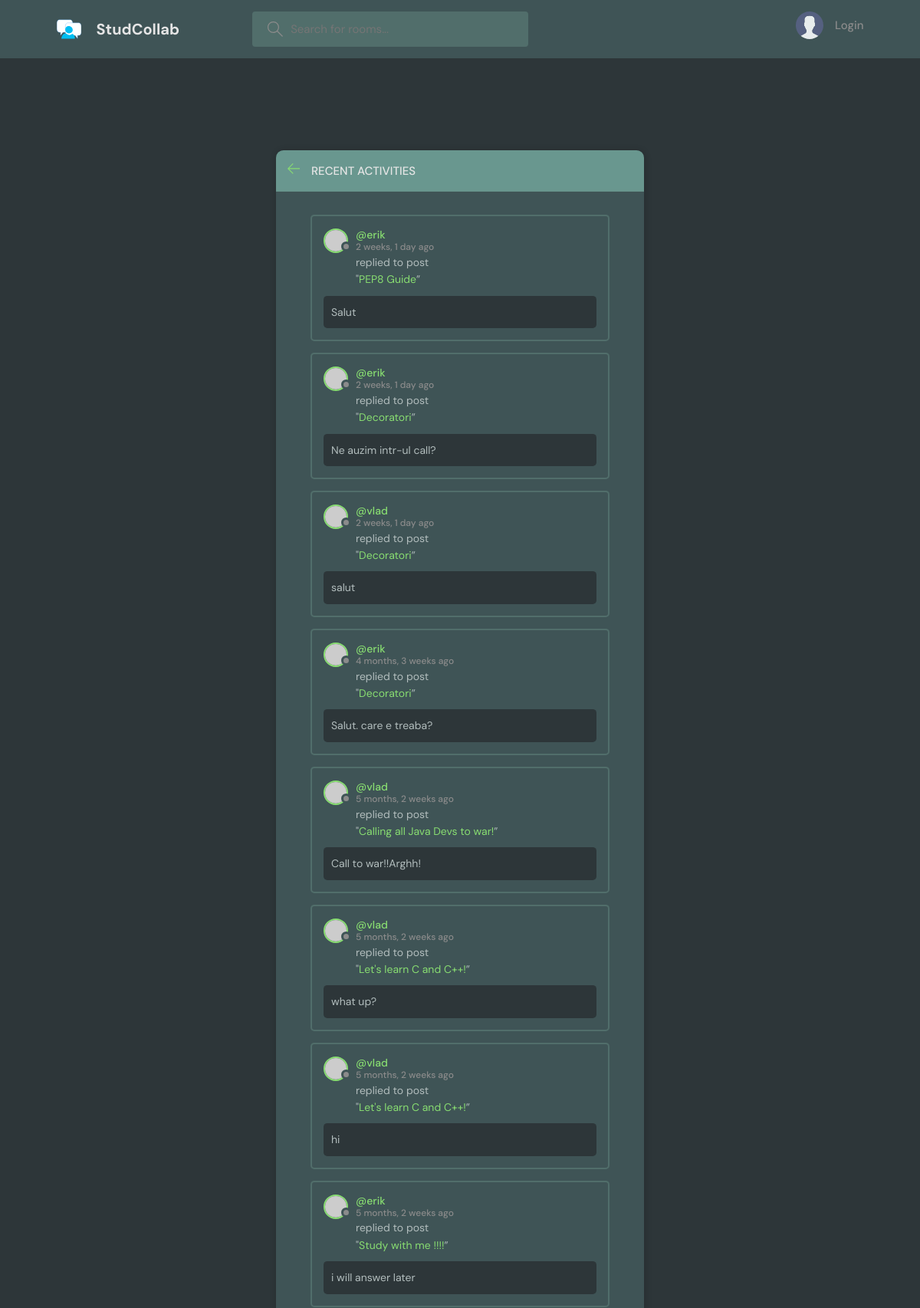
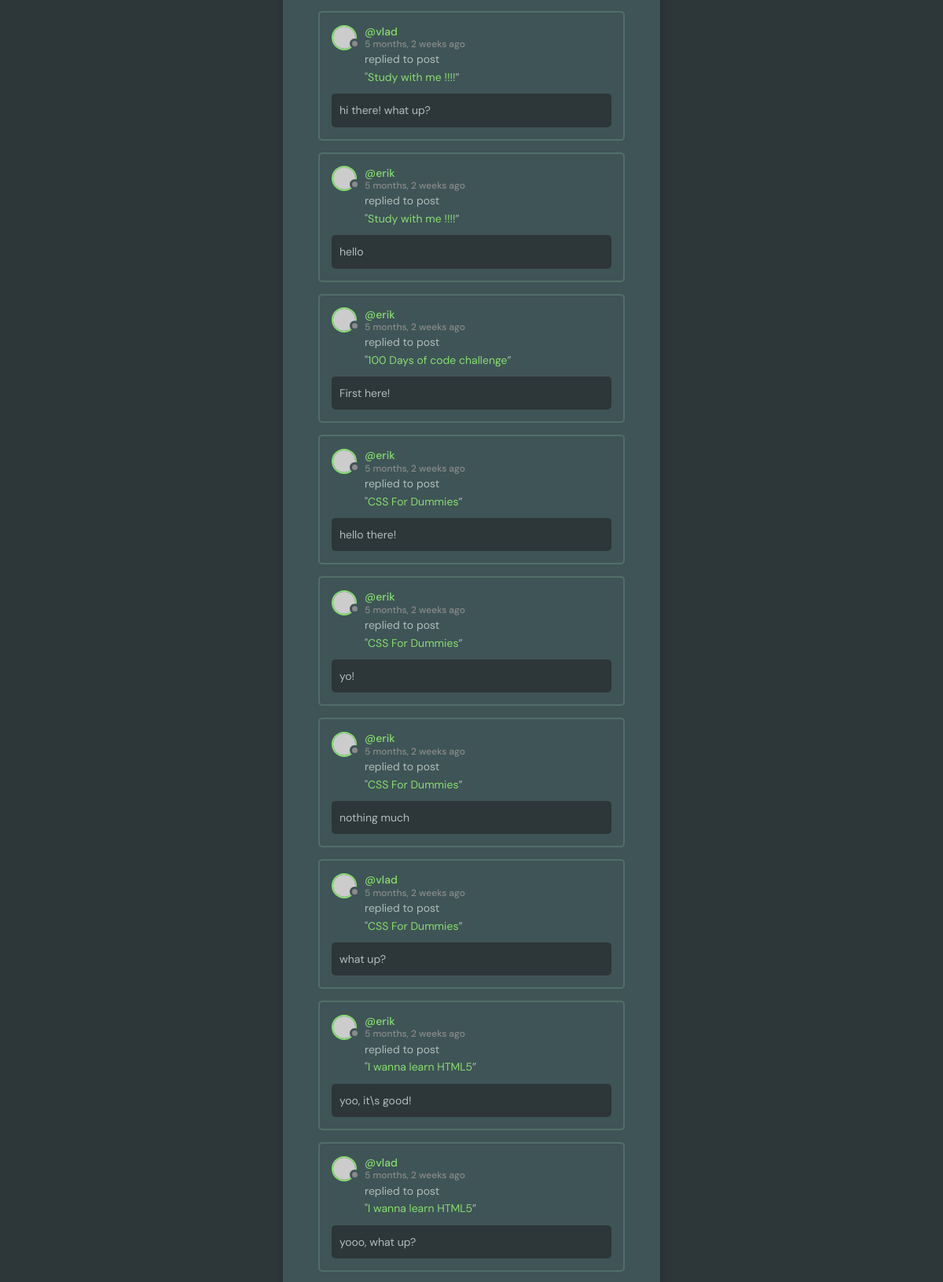
The page /activity/ (upper part) on the database its author committed (2 pictures, top to bottom).
### base/models.py (models this page shows, shortened)
class Message(models.Model):
    user = models.ForeignKey(User, on_delete=models.CASCADE)
    room = models.ForeignKey(Room, on_delete=models.CASCADE)
    body = models.TextField()
    updated = models.DateTimeField(auto_now=True)
    created = models.DateTimeField(auto_now_add=True)
    class Meta:
        ordering = ['-updated', '-created']

class Room(models.Model):
    host = models.ForeignKey(User, on_delete=models.SET_NULL, null=True)
    topic = models.ForeignKey(Topic, on_delete=models.SET_NULL, null=True)
    name = models.CharField(max_length=200)
    description = models.TextField(null=True, blank=True)
    participants = models.ManyToManyField(User, related_name='participants',
                                          blank=True)
    updated = models.DateTimeField(auto_now=True)
    created = models.DateTimeField(auto_now_add=True)
    class Meta:
        ordering = ['-updated', '-created']
    def __str__(self):
        return self.name

### base/views.py (the view)
# urls.py: path('activity/', views.activity_page, name="activity"),
def activity_page(request):
    room_messages = Message.objects.all()
    return render(request, 'base/activity.html',
                  {'room_messages': room_messages})

### base/templates/base/activity.html (shortened to what this page needs)
{% extends 'main.html' %}
{% block content %}
    <main class="layout">
      <div class="container">
        <div class="layout__box">
          <div class="layout__boxHeader">
            <div class="layout__boxTitle">
              <a href="{% url 'home' %}">
                <svg version="1.1" xmlns="http://www.w3.org/2000/svg" width="32" height="32" viewBox="0 0 32 32">
                  <title>arrow-left</title>
                  <path
                    d="M13.723 2.286l-13.723 13.714 13.719 13.714 1.616-1.611-10.96-10.96h27.625v-2.286h-27.625l10.965-10.965-1.616-1.607z"
                  ></path>
                </svg>
              </a>
              <h3>Recent Activities</h3>
            </div>
          </div>
          <div class="activities-page layout__body">
              {% for message in room_messages %}
                  <div class="activities__box">
                    <div class="activities__boxHeader roomListRoom__header">
                      <a href="{% url 'user-profile' message.user.id%}" class="roomListRoom__author">
                        <div class="avatar avatar--small">
                          <img src="https://randomuser.me/api/portraits/women/11.jpg" />
                        </div>
                        <p>
                          @{{ message.user }}
                          <span>{{ message.created|timesince }} ago</span>
                        </p>
                      </a>
                    </div>
                    <div class="activities__boxContent">
                      <p>replied to post <br>"<a href="{% url 'room' message.room.id %}">{{ message.room }}</a>”</p>
                      <div class="activities__boxRoomContent">
                        {{ message.body }}
                      </div>
                    </div>
                  </div>
              {% endfor %}
          </div>
        </div>
      </div>
    </main>
{% endblock content %}

### static/styles/style.css (style rules this page uses)
:root { --color-main: #88dd71; --color-main-light: #e1f6fb; --color-dark: #3f5456; --color-dark-medium: #516e6b; --color-dark-light: #69978f; --color-light: #e5e5e5; --color-gray: #8b8b8b; --color-light-gray: #b2bdbd; --color-bg: #2d3639; --color-success: #655dd6; --color-error: #fc4b0b; }
* { font-family: "DM Sans", -apple-system, BlinkMacSystemFont, "Segoe UI", Roboto, Oxygen, Ubuntu, Cantarell, "Open Sans", "Helvetica Neue", sans-serif; margin: 0; padding: 0; box-sizing: border-box; text-rendering: optimizeLegibility; font-size: inherit; }
html { font-size: 56.25%; }
@media only screen and (min-width: 1200px) { html { font-size: 62.5%; } }
body { line-height: 1.6; font-weight: 400; font-size: 1.5rem; color: var(--color-light-gray); background-color: var(--color-bg); min-height: 100vh; }
img { width: 100%; }
a { display: inline-block; color: var(--color-main); text-decoration: none; }
.container { max-width: 120rem; width: 90%; margin: auto; }
.avatar { position: relative; display: inline-block; border-radius: 50%; border: 2px solid var(--color-main); }
.avatar img { display: block; border-radius: 50%; object-fit: cover; object-position: center; }
.avatar::after { content: ""; display: block; position: absolute; background-color: var(--color-gray); z-index: 111; border-radius: 50%; border: 0.3rem solid var(--color-dark); }
.avatar.avatar--small img { width: 2.8rem; height: 2.8rem; }
.avatar.avatar--small:after { width: 0.7rem; height: 0.7rem; bottom: 0px; right: -6px; }
.layout { margin-top: 2.4rem; }
.layout > .container { display: flex; justify-content: space-between; align-items: flex-start; }
.layout__box { width: 90%; max-width: 48rem; min-height: 40rem; position: absolute; top: 50%; left: 50%; transform: translate(-50%, -46%); background-color: var(--color-dark); border-radius: 1rem; box-shadow: 1px 1px 6px 3px rgba(0, 0, 0, 0.1); overflow: hidden; }
.layout__boxHeader { display: flex; padding: 1.5rem; background-color: var(--color-dark-light); }
.layout__boxTitle { display: flex; gap: 1.5rem; align-items: center; }
.layout__boxTitle h3 { text-transform: uppercase; font-weight: 500; color: var(--color-light); }
.layout__boxTitle svg { width: 1.6rem; height: 1.6rem; fill: var(--color-main); }
.layout__body { margin: 3rem; }
.roomListRoom__header { display: flex; justify-content: space-between; align-items: center; }
.roomListRoom__author { font-weight: 500; display: flex; align-items: center; gap: 1rem; }
.activities__box { margin: 1.5rem; padding: 1.5rem; border: 2px solid var(--color-dark-medium); border-radius: 5px; }
.activities__boxHeader p { font-size: 1.4rem; line-height: 1.3; }
.activities__boxHeader p span { color: var(--color-gray); font-size: 1.2rem; display: block; }
.activities__boxContent { margin-left: 4.2rem; }
.activities__boxContent { font-size: 1.4rem; }
.activities__boxRoomContent { background: var(--color-bg); padding: 1rem; border-radius: 5px; margin-top: 1rem; margin-left: -4.2rem; }

### rows shown on the page
Message: user "erik", created "2 weeks, 1 day", room "PEP8 Guide", body "Salut"
Message: user "erik", created "2 weeks, 1 day", room "Decoratori", body "Ne auzim intr-ul call?"
Message: user "vlad", created "2 weeks, 1 day", room "Decoratori", body "salut"
Message: user "erik", created "4 months, 3 weeks", room "Decoratori", body "Salut. care e treaba?"
Message: user "vlad", created "5 months, 2 weeks", room "Calling all Java Devs to war!", body "Call to war!!Arghh!"
Message: user "vlad", created "5 months, 2 weeks", room "Let's learn C and C++!", body "what up?"
Message: user "vlad", created "5 months, 2 weeks", room "Let's learn C and C++!", body "hi"
Message: user "erik", created "5 months, 2 weeks", room "Study with me !!!!", body "i will answer later"
Message: user "vlad", created "5 months, 2 weeks", room "Study with me !!!!", body "hi there! what up?"
Message: user "erik", created "5 months, 2 weeks", room "Study with me !!!!", body "hello"
Message: user "erik", created "5 months, 2 weeks", room "100 Days of code challenge", body "First here!"
Message: user "erik", created "5 months, 2 weeks", room "CSS For Dummies", body "hello there!"
Message: user "erik", created "5 months, 2 weeks", room "CSS For Dummies", body "yo!"
Message: user "erik", created "5 months, 2 weeks", room "CSS For Dummies", body "nothing much"
Message: user "vlad", created "5 months, 2 weeks", room "CSS For Dummies", body "what up?"
Message: user "erik", created "5 months, 2 weeks", room "I wanna learn HTML5", body "yoo, it\\s good!"
Message: user "vlad", created "5 months, 2 weeks", room "I wanna learn HTML5", body "yooo, what up?"
